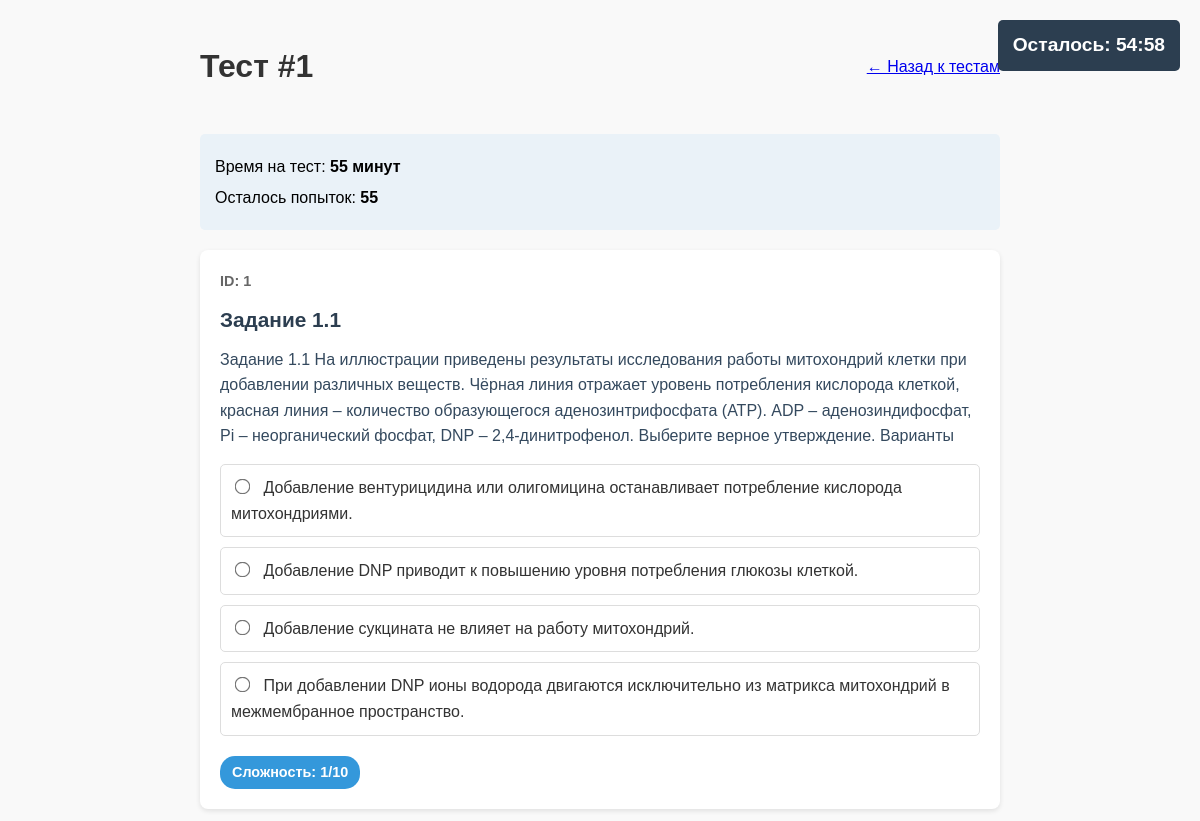
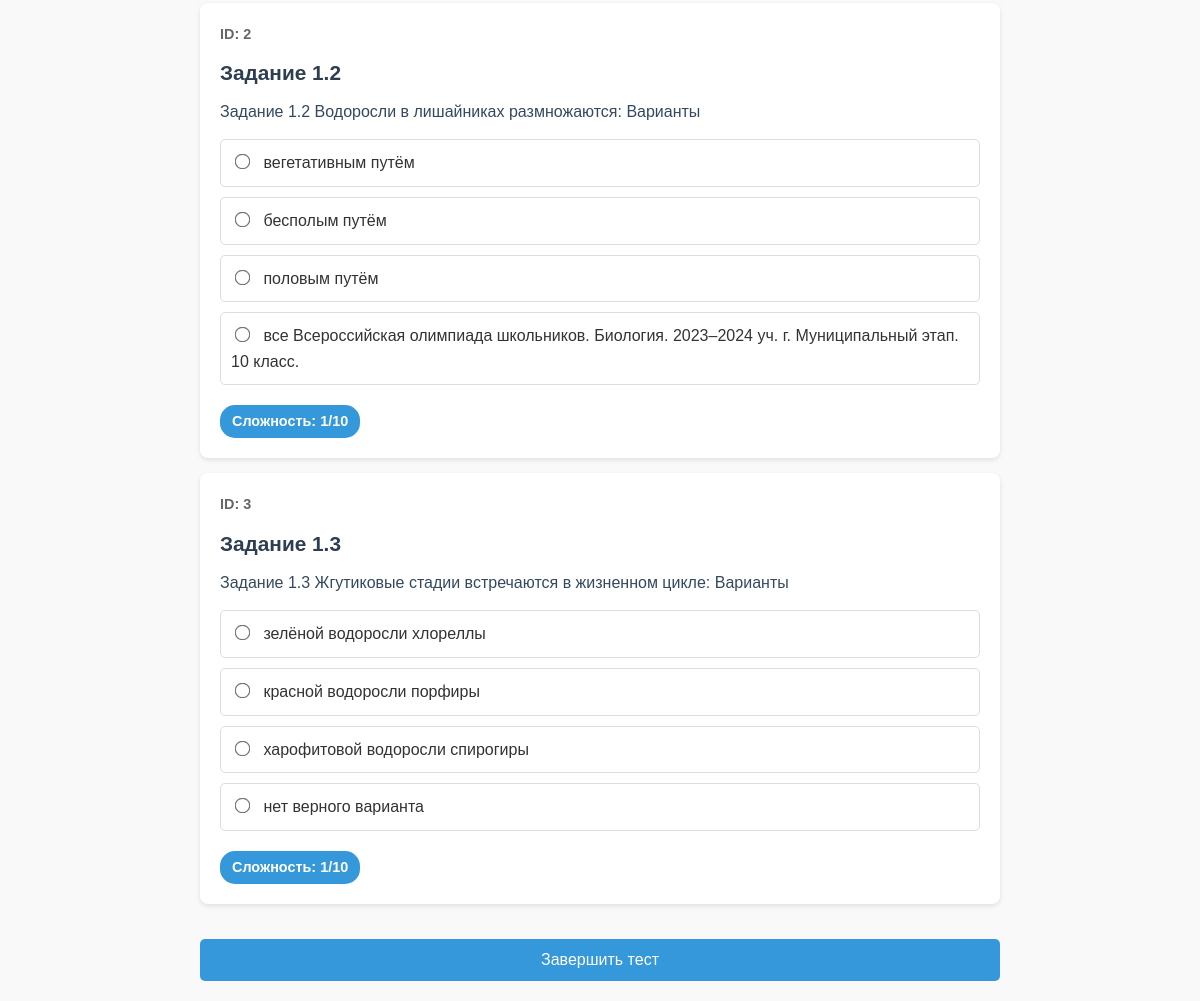
The page /test/1 (signed in) on the database its author committed (2 pictures, top to bottom).
### tables this page shows
CREATE TABLE tests (id INTEGER PRIMARY KEY AUTOINCREMENT, time INTEGER NOT NULL, attempts INTEGER NOT NULL, tasks_id TEXT NOT NULL, access_code TEXT, test_name TEXT);

CREATE TABLE tasks6 (id INTEGER PRIMARY KEY, title TEXT NOT NULL, description TEXT NOT NULL, anwser TEXT, difficulty INTEGER, tags TEXT, source TEXT, task_type TEXT DEFAULT 'text_answer', is_visible_to_students BIT DEFAULT 1);

CREATE TABLE task_options (id INTEGER PRIMARY KEY AUTOINCREMENT, task_id INTEGER NOT NULL, option_text TEXT NOT NULL, is_correct INTEGER DEFAULT 0, option_order INTEGER DEFAULT 0, FOREIGN KEY(task_id) REFERENCES tasks6(id) ON DELETE CASCADE);

### app.py (the view, shortened to what this page needs)
@app.route('/test/<int:test_id>', methods=['GET', 'POST'])
def take_test(test_id):
    if 'user_id' not in session:
        flash('Войдите в систему', 'error')
        return redirect(url_for('login'))
    test = get_test_by_id(test_id)
    if not test:
        flash('Тест не найден', 'error')
        return redirect(url_for('view_tests'))
    if test[4] and not session.get(f'test_{test_id}_access'):
        return redirect(url_for('start_test', test_id=test_id))
    task_ids = [int(id_str.strip()) for id_str in test[3].split(',') if id_str.strip()]
    tasks = get_tasks_by_ids(task_ids)
    if not tasks:
        flash('Задания не найдены', 'error')
        return redirect(url_for('view_tests'))
    task_options = {}
    for task in tasks:
        if len(task) > 7 and task[7] == 'multiple_choice':  # task_type is at index 7
            options = get_task_options(task[0])
            task_options[task[0]] = options
    user_attempts = get_user_attempts(test_id, session['user_id'])
    attempts_left = test[2] - len(user_attempts)
    if attempts_left <= 0 and session['user_id'] != 0:
        flash('Нет попыток', 'error')
        return redirect(url_for('view_tests'))
    session[f'test_{test_id}_start_time'] = datetime.now().isoformat()
    return render_template('take_test.html', test=test, tasks=tasks, task_options=task_options, get_difficulty_color=get_difficulty_color, attempts_left=attempts_left, user=session.get('user_info'))

### app.py (called while the page is built)
def get_difficulty_color(difficulty):
    colors = ['#3498db', '#2ecc71', '#1abc9c', '#f1c40f', '#f39c12', '#e67e22', '#d35400', '#e74c3c', '#c0392b', '#2c3e50']
    return colors[max(0, min(int(difficulty) - 1, len(colors) - 1))]

def get_test_by_id(test_id):
    conn = sqlite3.connect(DB_PATH)
    cursor = conn.cursor()
    cursor.execute("SELECT * FROM tests WHERE id = ?", (test_id,))
    test = cursor.fetchone()
    conn.close()
    return test

def get_tasks_by_ids(task_ids):
    if not task_ids: return []
    placeholders = ','.join('?' * len(task_ids))
    query = f"SELECT * FROM tasks6 WHERE id IN ({placeholders})"
    conn = sqlite3.connect(DB_PATH)
    cursor = conn.cursor()
    cursor.execute(query, task_ids)
    tasks = cursor.fetchall()
    conn.close()
    return tasks

def get_task_options(task_id):
    conn = sqlite3.connect(DB_PATH)
    cursor = conn.cursor()
    cursor.execute("SELECT id, option_text, is_correct, option_order FROM task_options WHERE task_id = ? ORDER BY option_order", (task_id,))
    options = cursor.fetchall()
    conn.close()
    return options

def get_user_attempts(test_id, user_id):
    conn = sqlite3.connect(DB_PATH)
    cursor = conn.cursor()
    cursor.execute("SELECT * FROM attempts WHERE test_id = ? AND user_id = ? ORDER BY timestamp DESC", (test_id, user_id))
    attempts = cursor.fetchall()
    conn.close()
    return attempts

### templates/take_test.html (shortened to what this page needs)
<!DOCTYPE html>
<html lang="ru">
<head>
</head>
<body>
    <div class="header">
        <h1>Тест #{{ test[0] }}</h1>
        <a href="/tests" class="back-link">← Назад к тестам</a>
    </div>
    <div class="test-info">
        <div class="test-info-item">Время на тест: <strong>{{ test[1] }} минут</strong></div>
        <div class="test-info-item">Осталось попыток: <strong>{{ attempts_left }}</strong></div>
    </div>
    <div id="testTimer" class="timer">
        Осталось: <span id="timeDisplay">00:00</span>
    </div>
    <form method="POST" action="{{ url_for('take_test', test_id=test[0]) }}">
        {% for task in tasks %}
        <div class="task">
            <div class="task-id">ID: {{ task[0] }}</div>
            <div class="task-title">{{ task[1] }}</div>
            <div class="task-description">{{ task[2] }}</div>
            {% if task[7] == 'multiple_choice' %}
                <div class="options-container">
                    {% for option in task_options.get(task[0], []) %}
                    <label class="option-label">
                        <input type="radio"
                               name="answer_{{ task[0] }}"
                               value="{{ option[1] }}"
                               class="option-radio">
                        <span class="option-text">{{ option[1] }}</span>
                    </label>
                    {% endfor %}
                </div>
            {% else %}
                <input type="text"
                       name="answer_{{ task[0] }}"
                       class="answer-input"
                       placeholder="Введите ваш ответ">
            {% endif %}
            <div class="task-difficulty" style="background-color: {{ get_difficulty_color(task[4]) }}">
                Сложность: {{ task[4] }}/10
            </div>
        </div>
        {% endfor %}
        <button id = "sbutton" type="submit" class="submit-btn">Завершить тест</button>
    </form>
</body>
</html>

### templates/take_test.html (style rules this page uses)
body { font-family: Arial, sans-serif; line-height: 1.6; margin: 0; padding: 20px; max-width: 800px; margin: 0 auto; background-color: #f9f9f9; }
.header { display: flex; justify-content: space-between; align-items: center; margin-bottom: 20px; }
h1 { color: #333; }
.test-info { background: #eaf2f8; padding: 15px; border-radius: 5px; margin-bottom: 20px; }
.test-info-item { margin: 5px 0; }
.task { background: white; margin: 15px 0; padding: 20px; border-radius: 8px; box-shadow: 0 2px 5px rgba(0,0,0,0.1); }
.task-id { font-weight: bold; color: #666; font-size: 0.9em; }
.task-title { font-size: 1.3em; color: #2c3e50; margin: 10px 0; font-weight: bold; }
.task-description { margin: 10px 0; color: #34495e; }
.options-container { margin-top: 15px; }
.option-label { display: block; margin: 10px 0; padding: 10px; border: 1px solid #ddd; border-radius: 5px; cursor: pointer; transition: background-color 0.3s; }
.option-radio { margin-right: 10px; transform: scale(1.2); }
.option-text { font-size: 16px; color: #333; }
.task-difficulty { display: inline-block; padding: 5px 12px; color: white; border-radius: 15px; font-size: 0.9em; font-weight: bold; margin-top: 10px; }
.submit-btn { background-color: #3498db; color: white; border: none; padding: 12px 20px; border-radius: 5px; cursor: pointer; font-size: 16px; margin-top: 20px; width: 100%; }
.timer { position: fixed; top: 20px; right: 20px; background-color: #2c3e50; color: white; padding: 10px 15px; border-radius: 5px; font-size: 1.2em; font-weight: bold; z-index: 1000; }

### rows shown on the page
tests: id "1", time "55"
tasks6: id "1", title "Задание 1.1", description "Задание 1.1 На иллюстрации приведены результаты исследования работы митохондрий клетки при добавлении различных веществ. Чёрная линия отражает уровень потребления кислорода клеткой, красная линия – количество образующегося аденозинтрифосфата (ATP). ADP – аденозиндифосфат, Pi – неорганический фосфат, DNР – 2,4-динитрофенол. Выберите верное утверждение. Варианты", difficulty "1"
task_options: option_text "Добавление вентурицидина или олигомицина останавливает потребление кислорода митохондриями."
task_options: option_text "Добавление DNP приводит к повышению уровня потребления глюкозы клеткой."
task_options: option_text "Добавление сукцината не влияет на работу митохондрий."
task_options: option_text "При добавлении DNP ионы водорода двигаются исключительно из матрикса митохондрий в межмембранное пространство."
tasks6: id "2", title "Задание 1.2", description "Задание 1.2 Водоросли в лишайниках размножаются: Варианты", difficulty "1"
task_options: option_text "вегетативным путём"
task_options: option_text "бесполым путём"
task_options: option_text "половым путём"
task_options: option_text "все Всероссийская олимпиада школьников. Биология. 2023–2024 уч. г. Муниципальный этап. 10 класс."
tasks6: id "3", title "Задание 1.3", description "Задание 1.3 Жгутиковые стадии встречаются в жизненном цикле: Варианты", difficulty "1"
task_options: option_text "зелёной водоросли хлореллы"
task_options: option_text "красной водоросли порфиры"
task_options: option_text "харофитовой водоросли спирогиры"
task_options: option_text "нет верного варианта"

### other values the page prints
{{ attempts_left }} "55"
